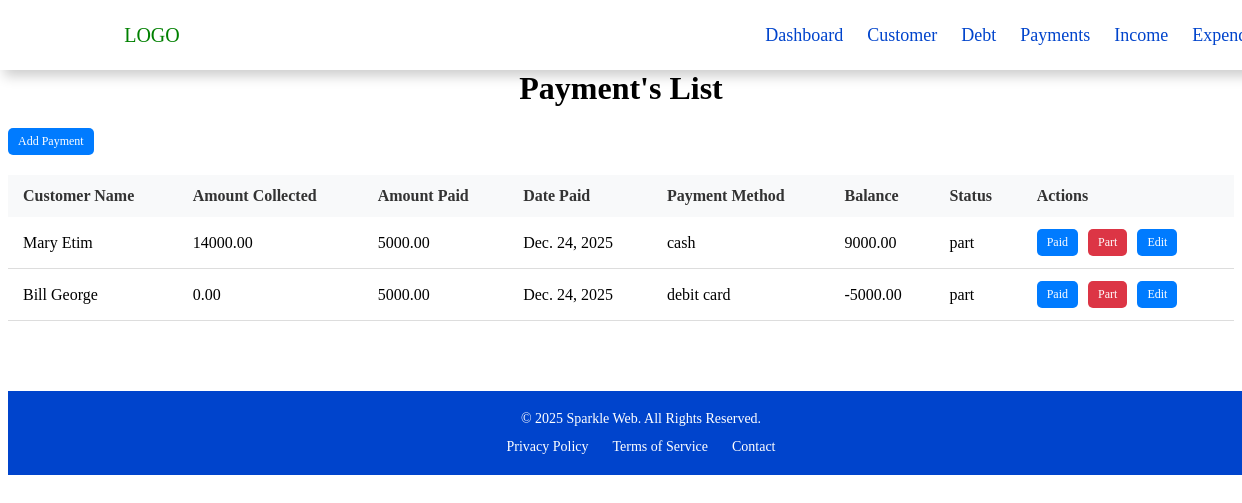
/payment/list/ (signed in), run on the app's committed database.
### debtapp/models.py (models this page shows, shortened)
class Payment(models.Model):
    PAYMENT = (
        ('cash', 'Cash'),
        ('transfer', 'Transfer'),
        ('debit card', 'Debit Card'),
    )
    STATUS = (
        ('owing', 'Owing'),
        ('paid', 'Paid'),
        ('part', 'Part'),
    )
    user = models.ForeignKey(User,on_delete=models.CASCADE, null=True)
    customer = models.ForeignKey(Customer, on_delete=models.CASCADE)
    date_paid = models.DateField(auto_now_add=True)
    amount_collected = models.DecimalField(max_digits=10,decimal_places=2, null=True)
    amount_paid = models.DecimalField(max_digits=10, decimal_places=2)
    payment_method = models.CharField(max_length=100, choices=PAYMENT)
    status = models.CharField(max_length=100, choices=STATUS, default='part')
    @property
    def balance(self):
        return self.amount_collected - self.amount_paid

class Customer(models.Model):
    GENDER = (
        ('male', 'Male'),
        ('female', 'Female'),
    )
    user = models.ForeignKey(User,on_delete=models.CASCADE, null=True)
    name = models.CharField(max_length=100)
    email = models.EmailField(unique=True)
    phone = models.CharField(max_length=15)  # Use CharField for phone numbers
    address = models.CharField(max_length=100)
    sex = models.CharField(max_length=6, choices=GENDER)  # Adjusted max_length

### debtapp/views.py (the view)
# urls.py: path('payment/list/', views.payment_view, name='payment_list'),
def payment_view(request):
    if request.user.is_superuser:
        payments = Payment.objects.all().order_by('-date_paid')
    else:
        payments = Payment.objects.filter(user=request.user).order_by('-date_paid')
    context = {
        'payments':payments
    }
    return render(request, 'tables/payment_list.html',context)

### debtapp/templates/tables/payment_list.html (shortened to what this page needs)
{% extends 'base.html'%} {% block content%}
<div class="container">
  <h1>Payment's List</h1>
  <td>
    <a href="{% url 'payment_form'%}" class="btn btn-blue">Add Payment</a>
  </td>
  <div class="d-none d-lg-block">
    <table class="table table-bordered">
      <thead>
        <tr>
          <th>Customer Name</th>
          <th>Amount Collected</th>
          <th>Amount Paid</th>
          <th>Date Paid</th>
          <th>Payment Method</th>
          <th>Balance</th>
          <th>Status</th>
          <th>Actions</th>
        </tr>
      </thead>
      <tbody>
        {% for payment in payments %}
        <tr>
          <td>{{ payment.customer.name }}</td>
          <td>{{ payment.amount_collected }}</td>
          <td>{{ payment.amount_paid }}</td>
          <td>{{ payment.date_paid }}</td>
          <td>{{ payment.payment_method }}</td>
          <td>{{ payment.balance}}</td>
          <td>{{ payment.status }}</td>
          <td>
            <a href="{% url 'update_payment_status' payment.id 'paid' %}" class="btn btn-blue">Paid</a>
            <a href="{% url 'update_payment_status' payment.id  'part' %}" class="btn btn-red">Part</a>
            <a href="{% url 'update_payment' payment.id  %}" class="btn btn-blue">Edit</a>
          </td>
        </tr>
        {% endfor %}
      </tbody>
    </table>
  </div>
</div>
{% endblock content %}

### debtapp/static/css/style.css (style rules this page uses)
.container { width: 100%; margin: 70px auto; }
.container h1 { text-align: center; }
table { width: 100%; margin-top: 20px; }
th, td { text-align: left; padding: 8px; }
th { background-color: #f2f2f2; }
.btn { padding: 6px 10px; text-decoration: none; color: white; border-radius: 5px; margin-right: 6px; font-size: 12px; display: inline-block; }
.btn-blue { background-color: #007bff; }
.btn-red { background-color: #dc3545; }
.table { width: 100%; border-collapse: collapse; }
.table th, .table td { padding: 12px 15px; text-align: left; vertical-align: middle; }
.table th { background-color: #f8f9fa; color: #333; font-weight: bold; }
.table tbody tr { border-bottom: 1px solid #ddd; }
@media (min-width: 768px) { .d-none.d-lg-block { display: block; } }
@media (min-width: 768px) { .table { max-width: 100%; } }

### data on the page
Payment: customer.name "Mary Etim", amount_collected "14000.00", amount_paid "5000.00", date_paid "Dec. 24, 2025", payment_method "cash", balance "9000.00", status "part"
Payment: customer.name "Bill George", amount_collected "0.00", amount_paid "5000.00", date_paid "Dec. 24, 2025", payment_method "debit card", balance "-5000.00", status "part"
